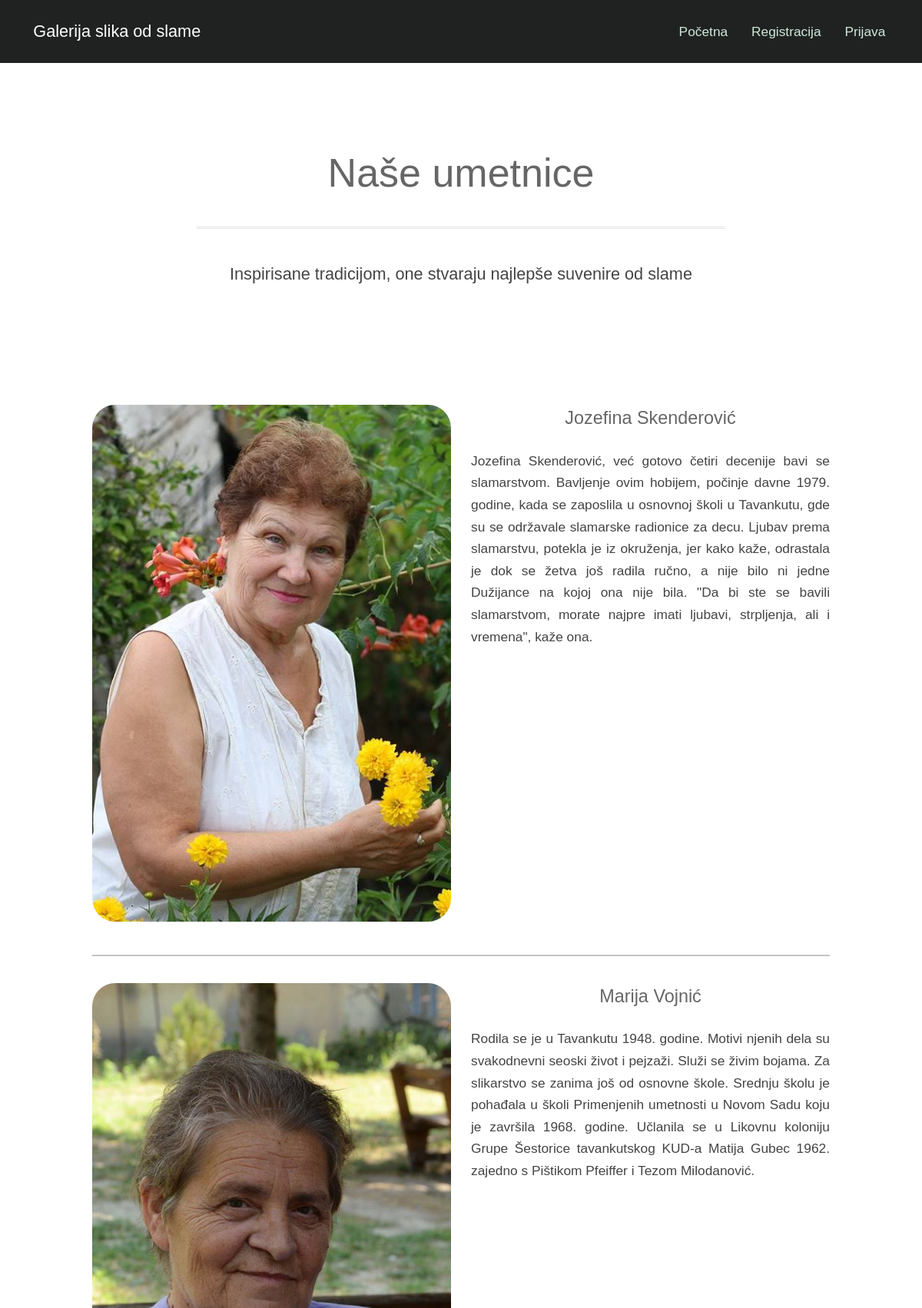
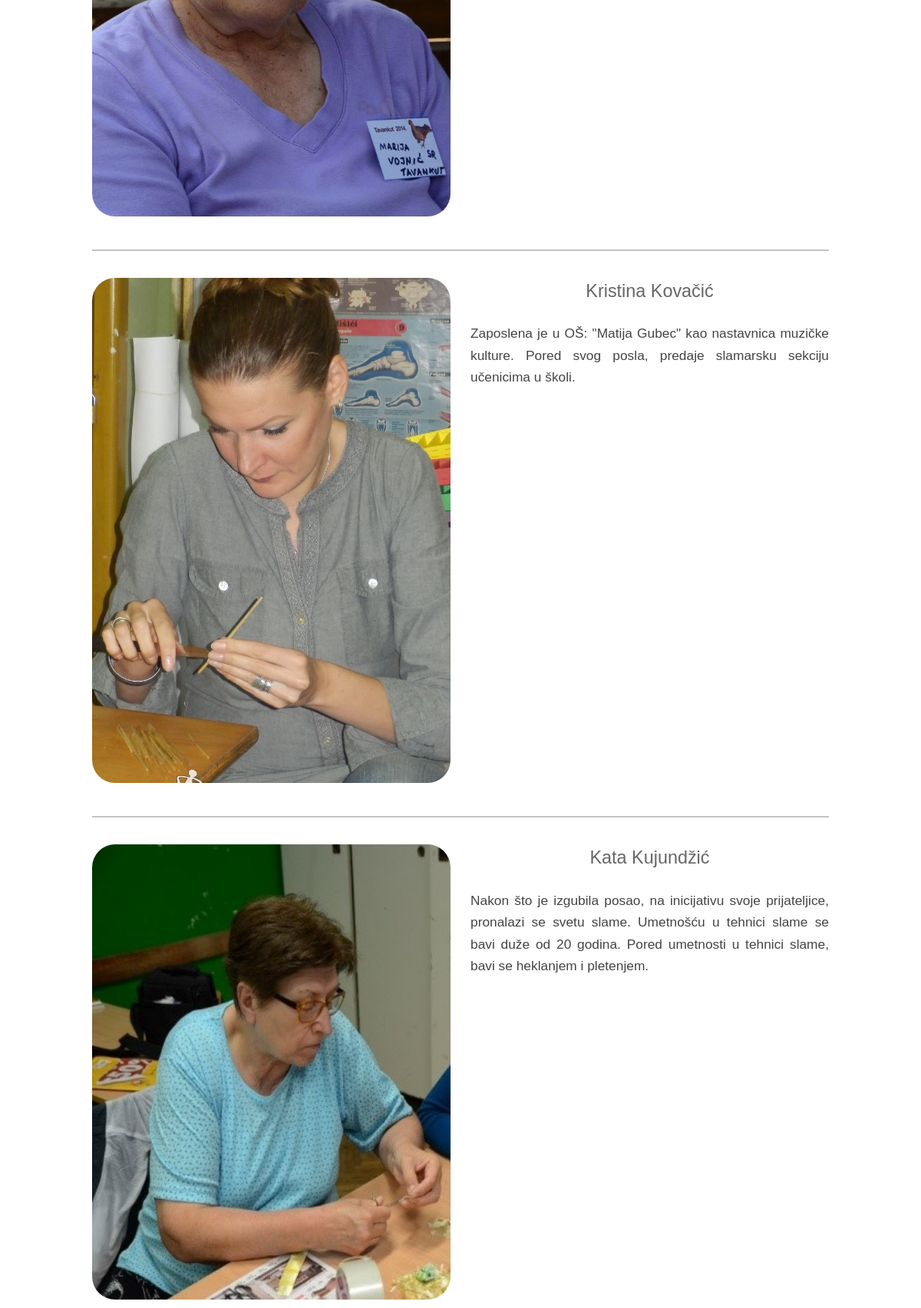
Screenshot of /artists.php (upper part) with the database file from the repository (2 pictures, top to bottom).
### tables this page shows
CREATE TABLE `authors` (
  `id` int(8) NOT NULL,
  `author_name` varchar(25) NOT NULL,
  `author_surname` varchar(25) NOT NULL,
  `author_bio` varchar(500) NOT NULL,
  `author_image` text NOT NULL
);

### artists.php (the view, shortened to what this page needs)
<!DOCTYPE html>
<html lang="en">
<head>
</head>
<body>
<header id="header">
    <h1><a href="index.php">Galerija slika od slame</a></h1>
    <nav id="nav">
        <ul>
            <li><a href="index.php">Početna</a></li>
            <li><a href="register.php">Registracija</a></li>
            <li><a href="login.php">Prijava</a></li>
        </ul>
    </nav>
</header>
<section id="main" class="wrapper">
    <div class="container">
        <header class="major">
            <h2>Naše umetnice</h2>
            <p>Inspirisane tradicijom, one stvaraju najlepše suvenire od slame</p>
        </header>
    </div>
</section>
<section>
    <div class="container">
<?php
require "db_config.php";
$sql = "SELECT * FROM authors";
$query = mysqli_query($connection,$sql);
while ($row = mysqli_fetch_array($query)) {
    echo "<div class='row'>";
    echo "<div class='6u 12u(small)'>
          <img src='admin/" . $row['author_image'] . "' style='width: 100%; border-radius: 30px'>";
    echo "</div>";
    echo "<div class='6u 12u(small)'>";
    echo "<h3 align='center'>" . $row['author_name'] ." ". $row['author_surname'] . "</h3>";
    echo "<p style='text-align: justify'>".$row['author_bio']."</p>";
    echo "</div>";
    echo "</div>";
    echo "<hr style='border: 1px #c3c3c3 solid'>";
        }
        ?>
    </div>
</section>
</body>
</html>

### css/style.css (style rules this page uses)
body { background: #fff; }
body, input, select, textarea { color: #444; font-family: "Calibri" , sans-serif; font-size: 15pt; font-weight: 300; line-height: 1.65em; }
a { color: #fff; text-decoration: none; }
p { margin: 0 0 2em 0; }
h1, h2, h3, h4, h5, h6 { color: #666; font-weight: 300; line-height: 1em; margin: 0 0 1em 0; }
h1 a, h2 a, h3 a, h4 a, h5 a, h6 a { color: inherit; text-decoration: none; }
h2 { font-size: 1.75em; line-height: 1.5em; }
h3 { font-size: 1.35em; line-height: 1.5em; }
hr { border: 0; border-bottom: medium 1px rgba(144, 144, 144, 0.25); margin: 2em 0; }
header p { position: relative; margin: 0 0 1.5em 0; }
header h2 + p { font-size: 1.25em; margin-top: -1em; line-height: 1.5em; }
header.major { text-align: center; margin-bottom: 3em; }
header.major h2 { font-size: 3em; }
header.major p { border-top: medium double rgba(144, 144, 144, 0.25); display: inline-block; padding: 2em 2em 0 2em; }
ul { list-style: disc; margin: 0 0 2em 0; padding-left: 1em; }
ul li { padding-left: 0.5em; }
#header { background-color: #202222; color: #ffffff; cursor: default; height: 4.75em; line-height: 4.75em; width: 100%; z-index: 10000; }
#header h1 { color: #ffffff; height: inherit; left: 2.5em; line-height: inherit; margin: 0; padding: 0; position: absolute; top: 0; }
#header h1 a { font-size: 1.25em; }
#header nav { height: inherit; line-height: inherit; position: absolute; right: 2.75em; top: 0; vertical-align: middle; }
#header nav > ul { list-style: none; margin: 0; padding-left: 0; }
#header nav > ul > li { border-radius: 4px; display: inline-block; margin-left: 1.5em; padding-left: 0; }
#header nav > ul > li a { -moz-transition: color 0.2s ease-in-out; -webkit-transition: color 0.2s ease-in-out; -o-transition: color 0.2s ease-in-out; -ms-transition: color 0.2s ease-in-out; transition: color 0.2s ease-in-out; color: #cee8d8; display: inline-block; text-decoration: none; }
.wrapper { padding: 6em 0em 4em; }

### css/style-xlarge.css (style rules this page uses)
body, input, select, textarea { font-size: 13pt; }

### css/style-large.css (style rules this page uses)
body, input, select, textarea { font-size: 13pt; }

### rows the page displays
authors: author_image (picture), author_name "Jozefina", author_surname "Skenderović", author_bio "Jozefina Skenderović, već gotovo četiri decenije bavi se slamarstvom. Bavljenje ovim hobijem, počinje davne 1979. godine, kada se zaposlila u osnovnoj školi u Tavankutu, gde su se održavale slamarske radionice za decu. Ljubav prema slamarstvu, potekla je iz okruženja, jer kako kaže, odrastala je dok se žetva još radila ručno, a nije bilo ni jedne Dužijance na kojoj ona nije bila. \"Da bi ste se bavili slamarstvom, morate najpre imati ljubavi, strpljenja, ali i vremena\", kaže ona."
authors: author_image (picture), author_name "Marija", author_surname "Vojnić", author_bio "Rodila se je u Tavankutu 1948. godine. Motivi njenih dela su svakodnevni seoski život i pejzaži. Služi se živim bojama. Za slikarstvo se zanima još od osnovne škole. Srednju školu je pohađala u školi Primenjenih umetnosti u Novom Sadu koju je završila 1968. godine. Učlanila se u Likovnu koloniju Grupe Šestorice tavankutskog KUD-a Matija Gubec 1962. zajedno s Pištikom Pfeiffer i Tezom Milodanović."
authors: author_image (picture), author_name "Kristina", author_surname "Kovačić", author_bio "Zaposlena je u OŠ: \"Matija Gubec\" kao nastavnica muzičke kulture. Pored svog posla, predaje slamarsku sekciju učenicima u školi."
authors: author_image (picture), author_name "Kata", author_surname "Kujundžić", author_bio "Nakon što je izgubila posao, na inicijativu svoje prijateljice, pronalazi se svetu slame. Umetnošću u tehnici slame se bavi duže od 20 godina. Pored umetnosti u tehnici slame, bavi se heklanjem i pletenjem."
